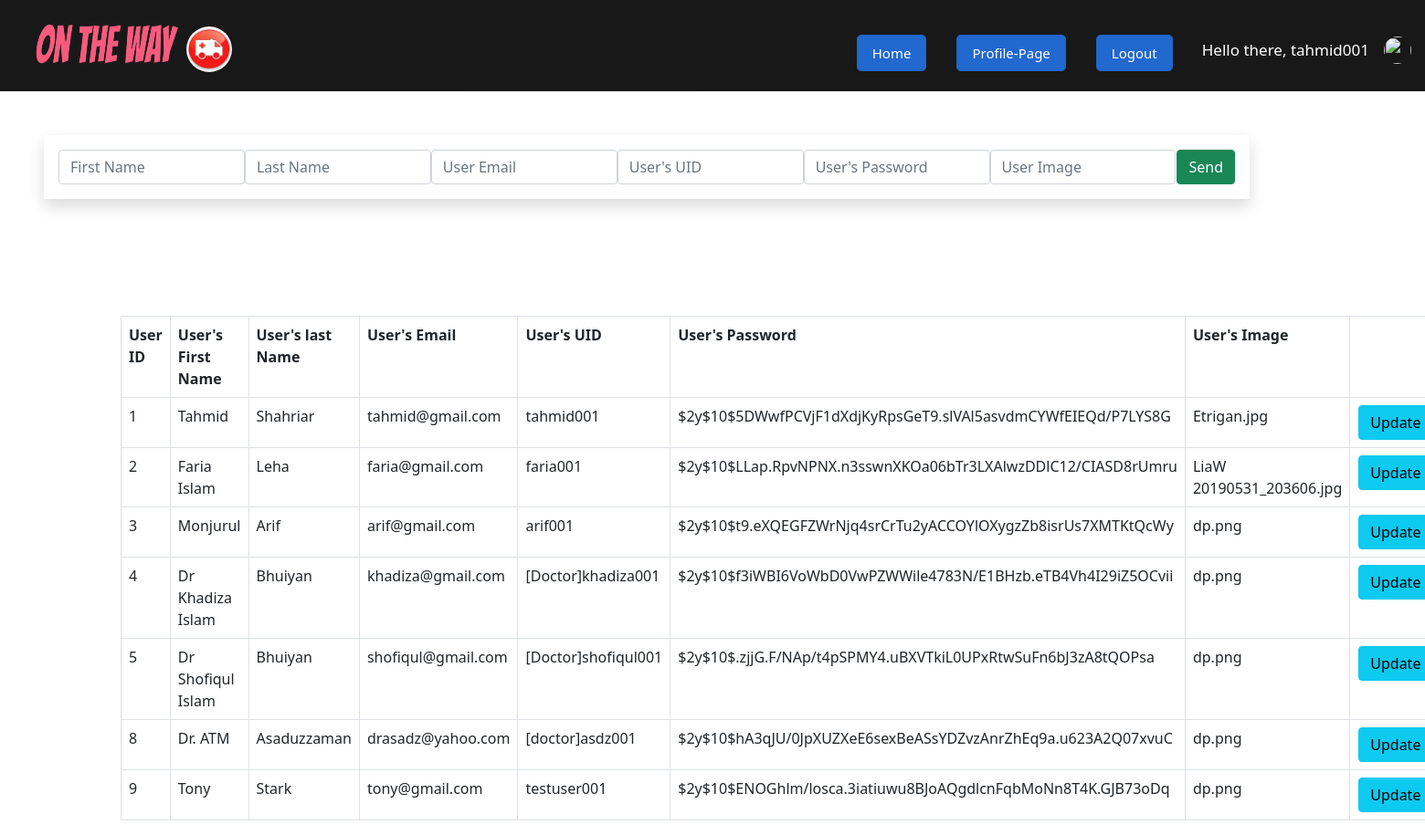
Page /admin/userhandler.php (signed in) on the committed database.
### tables this page shows
CREATE TABLE `users` (
  `usersId` int(100) NOT NULL,
  `firstname` varchar(40) NOT NULL,
  `lastname` varchar(40) NOT NULL,
  `usersEmail` varchar(30) NOT NULL,
  `usersUid` varchar(30) NOT NULL,
  `usersPwd` varchar(500) NOT NULL,
  `usersImage` varchar(100) NOT NULL
);

### admin/userhandler.php (the view, shortened to what this page needs)
<?php
include_once 'header.php';
require_once 'db.php';
		?>
<div class="container shadow m-5 p-3">
	<form action="" method="post" class="d-flex justify-content-around">
		<input class="form-control" type="text" name="userfname" placeholder="First Name">
		<input class="form-control" type="text" name="userlname" placeholder="Last Name">
		<input class="form-control" type="text" name="usermail" placeholder="User Email">
		<input class="form-control" type="text" name="useruid" placeholder="User's UID">
		<input class="form-control" type="text" name="userpwd" placeholder="User's Password">
		<input class="form-control" type="text" name="userimg" placeholder="User Image">
		<input class="btn btn-success" type="submit" name="userbtn" value="Send">
	</form>
</div>
<div class="container m-5 p-3">
</div>
<div class="container">
	<table class="table table-bordered" style="">
		<tr>
			<th>User ID</th>
			<th>User's First Name</th>
			<th>User's last Name</th>
			<th>User's Email</th>
			<th>User's UID</th>
			<th>User's Password</th>
			<th>User's Image</th>
		</tr>
		<?php
		$sql2 = "SELECT * FROM users";
$readsql = mysqli_query($conn,$sql2);
if ($readsql -> num_rows > 0) {
	while ($row = mysqli_fetch_assoc($readsql)) {
		$showuserid = $row['usersId'];
		$showfirstname = $row['firstname'];
		$showlastname = $row['lastname'];
		$showuseremail = $row['usersEmail'];
		$showuseruid = $row['usersUid'];
		$showuserpwd = $row['usersPwd'];
		$showuserimg = $row['usersImage'];
		?>
		<tr>
			<td><?php echo $showuserid ?></td>
			<td><?php echo $showfirstname ?></td>
			<td><?php echo $showlastname ?></td>
			<td><?php echo $showuseremail ?></td>
			<td><?php echo $showuseruid ?></td>
			<td><?php echo $showuserpwd ?></td>
			<td><?php echo $showuserimg ?></td>
			<td><a href="userhandler.php?update=<?php echo $showuserid;?>" class="btn btn-info">Update</a></td>
		</tr>
		<?php }
} ?>
	</table>
</div>

### admin/style.css (style rules this page uses)
body { font-family: sans-serif; }
.btn { margin-left: 1px; }

### rows in the picture
users: usersId "1", firstname "Tahmid", lastname "Shahriar", usersEmail "tahmid@gmail.com", usersUid "tahmid001", usersPwd "$2y$10$5DWwfPCVjF1dXdjKyRpsGeT9.slVAl5asvdmCYWfEIEQd/P7LYS8G", usersImage "Etrigan.jpg"
users: usersId "2", firstname "Faria Islam", lastname "Leha", usersEmail "faria@gmail.com", usersUid "faria001", usersPwd "$2y$10$LLap.RpvNPNX.n3sswnXKOa06bTr3LXAlwzDDlC12/CIASD8rUmru", usersImage "LiaW 20190531_203606.jpg"
users: usersId "3", firstname "Monjurul", lastname "Arif", usersEmail "arif@gmail.com", usersUid "arif001", usersPwd "$2y$10$t9.eXQEGFZWrNjq4srCrTu2yACCOYlOXygzZb8isrUs7XMTKtQcWy", usersImage "dp.png"
users: usersId "4", firstname "Dr Khadiza Islam", lastname "Bhuiyan", usersEmail "khadiza@gmail.com", usersUid "[Doctor]khadiza001", usersPwd "$2y$10$f3iWBI6VoWbD0VwPZWWile4783N/E1BHzb.eTB4Vh4I29iZ5OCvii", usersImage "dp.png"
users: usersId "5", firstname "Dr Shofiqul Islam", lastname "Bhuiyan", usersEmail "shofiqul@gmail.com", usersUid "[Doctor]shofiqul001", usersPwd "$2y$10$.zjjG.F/NAp/t4pSPMY4.uBXVTkiL0UPxRtwSuFn6bJ3zA8tQOPsa", usersImage "dp.png"
users: usersId "8", firstname "Dr. ATM", lastname "Asaduzzaman", usersEmail "drasadz@yahoo.com", usersUid "[doctor]asdz001", usersPwd "$2y$10$hA3qJU/0JpXUZXeE6sexBeASsYDZvzAnrZhEq9a.u623A2Q07xvuC", usersImage "dp.png"
users: usersId "9", firstname "Tony", lastname "Stark", usersEmail "tony@gmail.com", usersUid "testuser001", usersPwd "$2y$10$ENOGhlm/losca.3iatiuwu8BJoAQgdlcnFqbMoNn8T4K.GJB73oDq", usersImage "dp.png"

### other values in the picture
$_SESSION["useruid"] "tahmid001"
